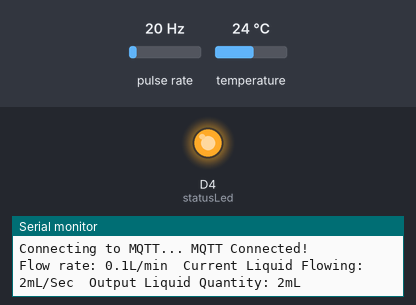
Simulated run of this sketch. Board: ESP8266 (NodeMCU). Parts: output pins drawn as LEDs (lit = HIGH), the last lines printed to the serial monitor. Wiring (inferred from the names in the program): pulse sensor: data D2. The test bench sets the inputs (shaded band); at power-on: pulse rate 20 Hz, temperature 24 °C. WiFi joins after 1.5 s; servers stay silent unless stated; network time is answered at once with the bench clock; no MQTT or app messages arrive unless stated.

Above: at 2.0 s.
At 5.1 s:
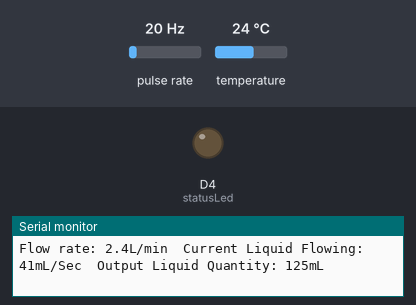
Timing chart, 0 to 6.7 s (numbered marks = the images above):
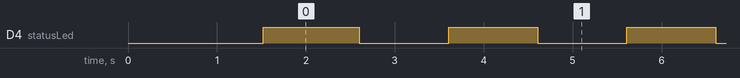

The sketch:

FlowMeterDIY.ino
```cpp
#include <ESP8266WiFi.h>          //https://github.com/esp8266/Arduino

//needed for library
#include <DNSServer.h>
#include <ESP8266WebServer.h>
#include <WiFiManager.h>
#include "Adafruit_MQTT.h"
#include "Adafruit_MQTT_Client.h"
//include <ArduinoJson.h>
#include <OneWire.h>
#include <DallasTemperature.h>
#include <NTPClient.h>
#include <WiFiUdp.h>
#include <ArduinoOTA.h>


#define _ONE_WIRE_BUS D5
#define _MQTT_HOST "mqtt.home"
#define _MQTT_HOST_PORT 1883
#define _NTP_SERVER "0.uk.pool.ntp.org"

#define _MQTT_ROOT_WATER_MAIN_FLOW_RATE "home/utility/water/flowrate"
#define _MQTT_ROOT_BOILER_TEMPERATURE "home/utility/boiler/temperature"


#define _DEBUG 1


//void ICACHE_RAM_ATTR ISRoutine ();


// Setup a oneWire instance to communicate with any OneWire devices
// (not just Maxim/Dallas temperature ICs)
OneWire oneWire(_ONE_WIRE_BUS);
/********************************************************************/
// Pass our oneWire reference to Dallas Temperature.
DallasTemperature temp_sensors(&oneWire);


WiFiUDP ntpUDP;
NTPClient timeClient(ntpUDP, _NTP_SERVER);
byte statusLed    = BUILTIN_LED;
bool LED_STATE = LOW;

byte sensorInterrupt = 0;  // 0 = digital pin 2
byte sensorPin       = D2;

// The hall-effect flow sensor outputs approximately 4.5 pulses per second per
// litre/minute of flow.
float calibrationFactor = 8.0;

volatile byte pulseCount;

float flowRate;
unsigned int flowMilliLitres;
unsigned long totalMilliLitres;

unsigned long oldTime;
unsigned long oldTimeTemp;
WiFiClient espClient;

// Setup the MQTT client class by passing in the WiFi client and MQTT server and login details.
Adafruit_MQTT_Client mqtt(&espClient, _MQTT_HOST, _MQTT_HOST_PORT);


void printDebug(String msg){
  #ifdef _DEBUG
      Serial.print("[");
      Serial.print(millis());
      Serial.print("\t]\t");
      Serial.println(msg);
  #endif
 }


/*
Insterrupt Service Routine
 */
void ICACHE_RAM_ATTR pulseCounter()
{
  // Increment the pulse counter
  pulseCount++;
}


void setup()
{

  // Initialize a serial connection for reporting values to the host
  Serial.begin(115200);

  temp_sensors.begin();
  Serial.print("Temperature Sensors found: ");
  Serial.println(temp_sensors.getDeviceCount(), DEC);

  timeClient.begin();


  WiFiManager wifiManager;
  WiFi.hostname("WaterMeter");

  wifiManager.autoConnect("WaterMeterAP", "Qwerty123");

  otaSetup();

  // Set up the status LED line as an output
  pinMode(statusLed, OUTPUT);
  digitalWrite(statusLed, HIGH);  // We have an active-low LED attached

  pinMode(sensorPin, INPUT);
  digitalWrite(sensorPin, HIGH);

  pulseCount        = 0;
  flowRate          = 0.0;
  flowMilliLitres   = 0;
  totalMilliLitres  = 0;
  oldTime           = 0;
  oldTimeTemp       = 0;

  // The Hall-effect sensor is connected to pin 2 which uses interrupt 0.
  // Configured to trigger on a FALLING state change (transition from HIGH
  // state to LOW state)

  Serial.print("Setting up interrupts...");

  sensorInterrupt = digitalPinToInterrupt(sensorPin);
  attachInterrupt(sensorInterrupt, pulseCounter, FALLING);

  Serial.println("done");

}

/**
 * Main program loop
 */
void loop()
{
  MQTT_connect();
  ArduinoOTA.handle();

  if((millis() - oldTimeTemp) > 10000)
  {
    oldTimeTemp = millis();
    readTemperatures();

  }

  if((millis() - oldTime) > 1000)    // Only process counters once per second
  {
    // Disable the interrupt while calculating flow rate and sending the value to
    // the host
    timeClient.update();

    detachInterrupt(sensorInterrupt);

    // Because this loop may not complete in exactly 1 second intervals we calculate
    // the number of milliseconds that have passed since the last execution and use
    // that to scale the output. We also apply the calibrationFactor to scale the output
    // based on the number of pulses per second per units of measure (litres/minute in
    // this case) coming from the sensor.
    flowRate = ((1000.0 / (millis() - oldTime)) * pulseCount) / calibrationFactor;

    // Note the time this processing pass was executed. Note that because we've
    // disabled interrupts the millis() function won't actually be incrementing right
    // at this point, but it will still return the value it was set to just before
    // interrupts went away.
    oldTime = millis();

    // Divide the flow rate in litres/minute by 60 to determine how many litres have
    // passed through the sensor in this 1 second interval, then multiply by 1000 to
    // convert to millilitres.
    flowMilliLitres = (flowRate / 60) * 1000;

    // Add the millilitres passed in this second to the cumulative total
    totalMilliLitres += flowMilliLitres;

    unsigned int frac;
//
//    StaticJsonBuffer<300> jsonBuffer;
//    JsonObject& root = jsonBuffer.createObject();

//    root["flowMainR"] = flowRate;
//    root["flowMainmL"] = flowMilliLitres;
//    root["time"] = timeClient.getFormattedTime();

  #ifdef _DEBUG
    // Print the flow rate for this second in litres / minute
    Serial.print("Flow rate: ");
    Serial.print(int(flowRate));  // Print the integer part of the variable
    Serial.print(".");             // Print the decimal point
    // Determine the fractional part. The 10 multiplier gives us 1 decimal place.
    frac = (flowRate - int(flowRate)) * 10;
    Serial.print(frac, DEC) ;      // Print the fractional part of the variable
    Serial.print("L/min");
    // Print the number of litres flowed in this second
    Serial.print("  Current Liquid Flowing: ");             // Output separator
    Serial.print(flowMilliLitres);
    Serial.print("mL/Sec");

    // Print the cumulative total of litres flowed since starting
    Serial.print("  Output Liquid Quantity: ");             // Output separator
    Serial.print(totalMilliLitres);
    Serial.println("mL");
  #endif


    Adafruit_MQTT_Publish mqtt_water_main = Adafruit_MQTT_Publish(&mqtt, _MQTT_ROOT_WATER_MAIN_FLOW_RATE);
    if (! mqtt_water_main.publish(flowRate)) {
      Serial.println(F("Sending MQTT Failed"));
    }


    LED_STATE = !LED_STATE;
    digitalWrite(statusLed, LED_STATE);


    // Reset the pulse counter so we can start incrementing again
    pulseCount = 0;

//    // Enable the interrupt again now that we've finished sending output
    attachInterrupt(sensorInterrupt, pulseCounter, FALLING);
  }
}

void readTemperatures(){
// Serial.print(" Requesting temperatures...");
// temp_sensors.requestTemperatures(); // Send the command to get temperature readings
// Serial.println("DONE");
///********************************************************************/
// Serial.print("Temperature is: ");
// Serial.print(temp_sensors.getTempCByIndex(0)); // Why "byIndex"?


    int numSensors = temp_sensors.getDeviceCount();
    temp_sensors.requestTemperatures(); // Send the command to get temperature readings
    delay(20);

    for (int i=0;i<=numSensors-1;i++){
      DeviceAddress addr;
      temp_sensors.getAddress(addr, i);
      String rootPath = String(_MQTT_ROOT_BOILER_TEMPERATURE) + "/t_" + saveAddress(addr);

      char buff[rootPath.length()+1];
      rootPath.toCharArray(buff, sizeof(buff));

      Adafruit_MQTT_Publish mqtt_boiler = Adafruit_MQTT_Publish(&mqtt, buff);

      if (! mqtt_boiler.publish(temp_sensors.getTempCByIndex(i))) {
        Serial.println(F("Sending MQTT Failed"));
      }
      delay(50);
    }
}

void MQTT_connect() {
  int8_t ret;

  // Stop if already connected.
  if (mqtt.connected()) {
    return;
  }

  Serial.print("Connecting to MQTT... ");

  uint8_t retries = 3;
  while ((ret = mqtt.connect()) != 0) { // connect will return 0 for connected
       Serial.println(mqtt.connectErrorString(ret));
       Serial.println("Retrying MQTT connection in 5 seconds...");
       mqtt.disconnect();
       delay(5000);  // wait 5 seconds
       retries--;
       if (retries == 0) {
         // basically die and wait for WDT to reset me
         while (1);
       }
  }
  Serial.println("MQTT Connected!");
}


/* function to save a device address as a string*/
String saveAddress(uint8_t deviceAddress[8])
{
  String address = "";
    for (uint8_t i = 3; i < 8; i++) {
        // zero pad the address if necessary
//        if (deviceAddress[i] < 16)
//            address += 0;
        address += String(deviceAddress[i],HEX);
    }
    return address;
} //end print address function
```

ota.ino
```cpp
void otaSetup(){

  // Port defaults to 8266
  // ArduinoOTA.setPort(8266);

  // Hostname defaults to esp8266-[ChipID]
  // ArduinoOTA.setHostname("myesp8266");

  // No authentication by default
  ArduinoOTA.setPassword("Crappy123");

  // Password can be set with it's md5 value as well
  // MD5(admin) = 21232f297a57a5a743894a0e4a801fc3
  // ArduinoOTA.setPasswordHash("21232f297a57a5a743894a0e4a801fc3");

  ArduinoOTA.onStart([]() {
    String type;
    if (ArduinoOTA.getCommand() == U_FLASH) {
      type = "sketch";
    } else { // U_FS
      type = "filesystem";
    }

    // NOTE: if updating FS this would be the place to unmount FS using FS.end()
    printDebug("Start updating " + String(type));
  });
  ArduinoOTA.onEnd([]() {
    printDebug(F("\nEnd"));
  });
  ArduinoOTA.onProgress([](unsigned int progress, unsigned int total) {
    printDebug("Progress: " + String(progress / (total / 100)));
  });
  ArduinoOTA.onError([](ota_error_t error) {
    printDebug("Error[%u]: " + String(error));
    if (error == OTA_AUTH_ERROR) {
      printDebug(F("Auth Failed"));
    } else if (error == OTA_BEGIN_ERROR) {
      printDebug(F("Begin Failed"));
    } else if (error == OTA_CONNECT_ERROR) {
      printDebug(F("Connect Failed"));
    } else if (error == OTA_RECEIVE_ERROR) {
      printDebug(F("Receive Failed"));
    } else if (error == OTA_END_ERROR) {
      printDebug(F("End Failed"));
    }
  });
  ArduinoOTA.begin();


}
```

Measured:
- by itself, D4 (statusLed): goes 3 × (LOW 1.0 s, HIGH 1.0 s), LOW 1.0 s, HIGH 1.2 s, 59 × (LOW 1.0 s, HIGH 1.0 s), LOW 1.0 s, then HIGH
- by itself, everything shown: repeats every 8.0 s, in 8 steps
